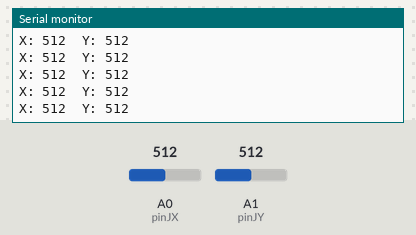
Recording of a sketch running on a simulated Arduino Uno, built with avr-gcc and run on an emulated ATmega328P. On the bench: the last lines printed to the serial monitor. The test bench sets the inputs (shaded band); at power-on: A0 (pinJX) = 512, A1 (pinJY) = 512.

Above: at 1.2 s.
1.3 s: A0 (pinJX) set to 106
At 2.2 s:
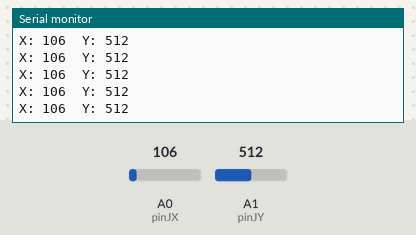
2.8 s: A0 (pinJX) set to 91
At 3.8 s:
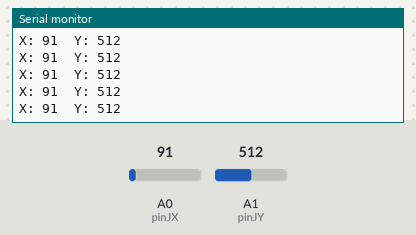
8.8 s: A1 (pinJY) set to 986
At 9.4 s:
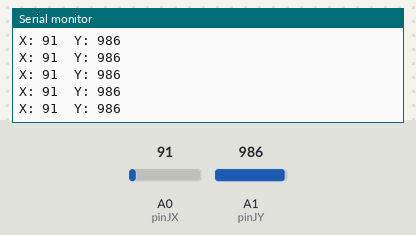
10.3 s: A1 (pinJY) set to 1010
At 11.3 s:
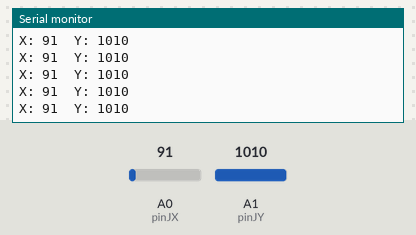
11.8 s: A0 (pinJX) set to 986
At 12.6 s:
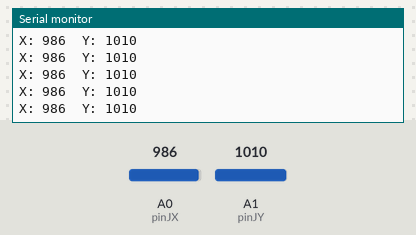
Timing chart, 0 to 14.3 s (numbered marks = the images above; inputs shaded):
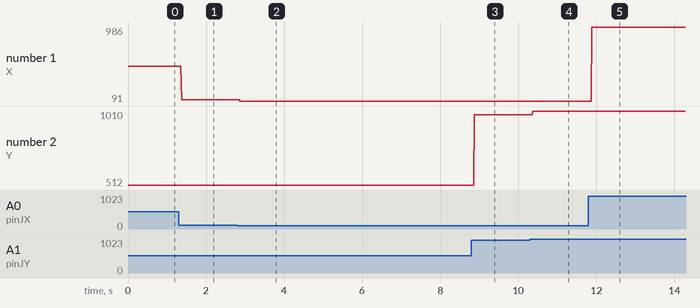

The sketch:

sketch_jun10b.ino
```cpp
#include <Servo.h>

int valorX = 0; // VARIABLE DE LECTURA DEL EJE X
int valorY = 0; // VARIABLE DE LECTURA DEL EJE Y
int pinJX = A0; // EJE X CONECTADO AL PIN ANALOGICO A0
int pinJY = A1; // EJE Y COENCTADO AL PIN ANALOGIC0 A1

void setup() {
Serial.begin (9600); // ACTIVAR COMUNICACIÓN POR PUERTO SERIE
}

void loop() {
valorX = analogRead ( pinJX); // LECTURA DEL PUERTO ANALOG. A0 DEL EJE X
valorY = analogRead ( pinJY); // LECTURA DEL PUERTO ANALOG. A1 DEL EJE Y

Serial.print ("X: ");
Serial.print (valorX); // MOSTRAR POR PANTALLA LOS VALORES DEL EJE X DE 0 A 1023
Serial.print("\t");
Serial.print ("Y: ");
Serial.println (valorY); // MOSTRAR POR PANTALLA LOS VALORES DEL EJE Y DE 0 A 1023
}
```

Measured:
- after the input at 1.3 s, the serial monitor: prints a new line after 0.07 s (image 1)
- after the input at 2.8 s, the serial monitor: prints a new line after 0.07 s (image 2)
- after the input at 8.8 s, the serial monitor: prints a new line after 0.07 s (image 3)
- after the input at 10.3 s, the serial monitor: prints a new line after 0.07 s (image 4)
- after the input at 11.8 s, the serial monitor: prints a new line after 0.08 s (image 5)
- plotted number 1: 512 → 106 after the input at 1.3 s, 106 → 91 after the input at 2.8 s
- plotted number 2: 512 → 986 after the input at 8.8 s, 986 → 1010 after the input at 10.3 s
